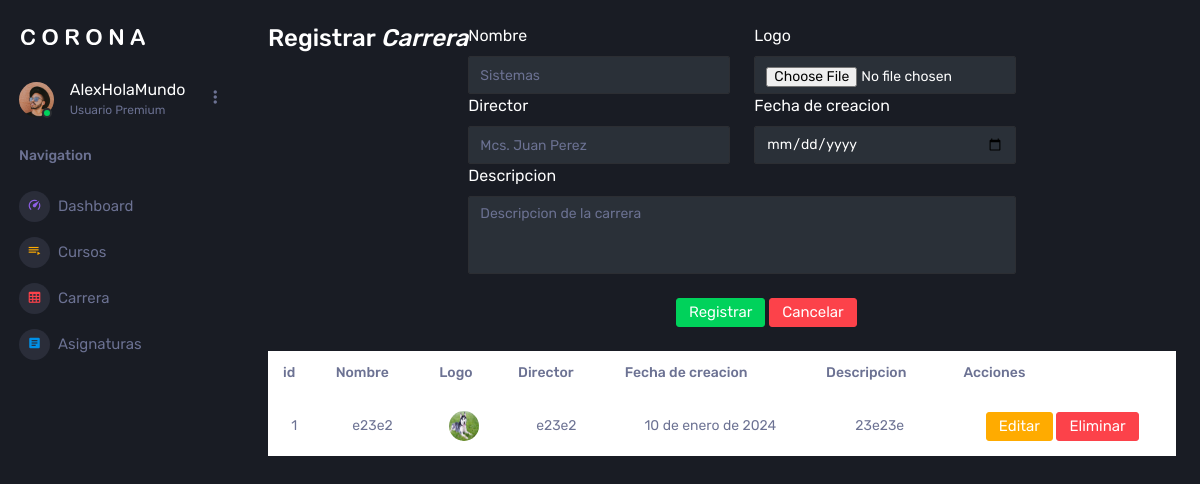
The app's page /listaCarrera/, older data.
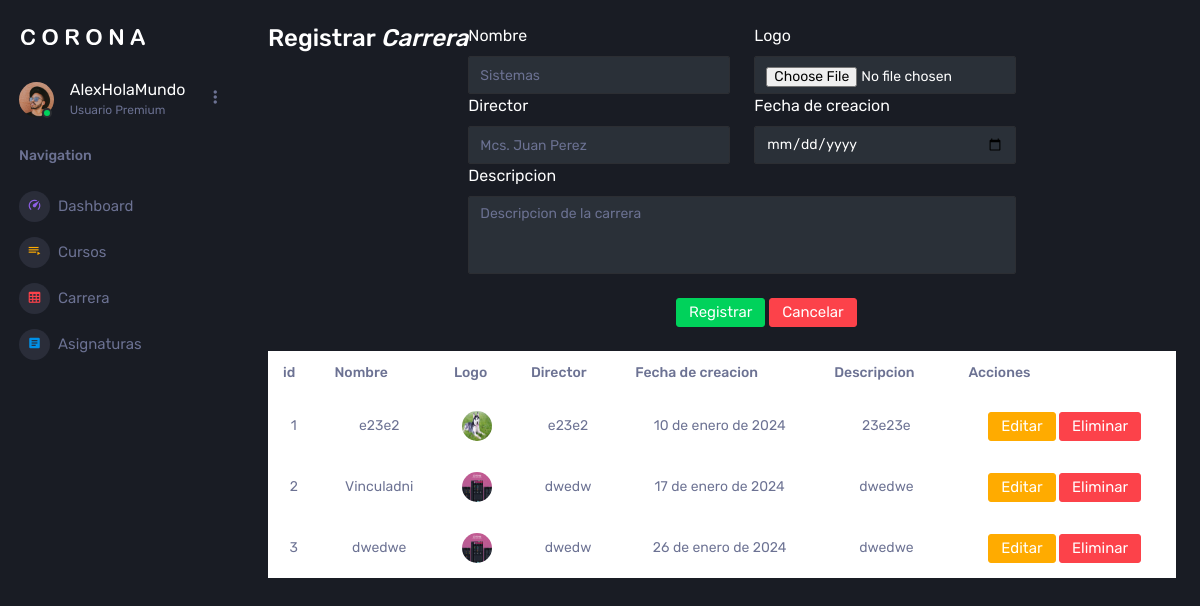
The same page, newer data.
### Aplicaciones/MatriculasWATT/models.py (models this page shows, shortened)
class carreraWATT(models.Model):
    idCarreraWATT = models.AutoField(primary_key=True)
    nombreCarreraWATT = models.CharField(max_length=50)
    logoCarreraWATT = models.ImageField(upload_to='logos',null=True, blank=True)
    directorCarreraWATT = models.CharField(max_length=50)
    fechaCreacionCarreraWATT = models.DateField()
    descripcionCarreraWATT = models.CharField(max_length=50)

### Aplicaciones/MatriculasWATT/views.py (the view)
# urls.py: path('listaCarrera/', views.listaCarrera),
def listaCarrera(request):
    carreraBdd=carreraWATT.objects.all()
    return render(request, 'listaCarrera.html', {
        'carreras': carreraBdd
    })

### Aplicaciones/MatriculasWATT/templates/listaCarrera.html (shortened to what this page needs)
{%extends './home.html'%} {%block contenido%} {% load static %}
<div class="container m-4">
  <div class="row">
    <h3 class="text-center">Registrar <em>Carrera</em></h3>
    <form
      id="formCarreraWATT"
      action="/crearCarrera/"
      method="POST"
      enctype="multipart/form-data"
    >
      <div class="row">
        <div class="col-md-6">
          <fieldset>
            <label for=""> Nombre</label>
            <input
              name="nombreCarreraWATT"
              id="nombreCarreraWATT"
              type="text"
              class="form-control"
              placeholder="Sistemas"
              required=""
            />
          </fieldset>
        </div>
        <div class="col-md-6">
          <fieldset>
            <label for="">Logo</label>
            <input
              name="logoCarreraWATT"
              id="logoCarreraWATT"
              type="file"
              accept="image/*"
              class="form-control"
              required=""
            />
          </fieldset>
        </div>
      </div>
      <div class="row">
        <div class="col-md-6">
          <fieldset>
            <label for="">Director</label>
            <input
              name="directorCarreraWATT"
              id="directorCarreraWATT"
              type="text"
              class="form-control"
              placeholder="Mcs. Juan Perez"
              required=""
            />
          </fieldset>
        </div>
        <div class="col-md-6">
          <fieldset>
            <label for="">Fecha de creacion</label>
            <input
              name="fechaCreacionCarreraWATT"
              id="fechaCreacionCarreraWATT"
              type="date"
              class="form-control"
              required=""
            />
          </fieldset>
        </div>
      </div>
      <div class="row">
        <div class="col-md-12">
          <fieldset>
            <label for="">Descripcion</label>
            <textarea
              name="descripcionCarreraWATT"
              id="descripcionCarreraWATT"
              rows="4"
              class="form-control"
              placeholder="Descripcion de la carrera"
              required=""
            ></textarea>
          </fieldset>
        </div>
      </div>
      <center class="col-md-12 m-4">
        <fieldset>
          <button type="submit" id="" class="btn btn-success">Registrar</button>
          <button type="reset" class="btn btn-danger">Cancelar</button>
        </fieldset>
      </center>
    </form>
  </div>
  <div class="row">
    <div class="table-responsive">
      <table class="table table-light bg-white" id="tableCarreras">
        <thead>
          <tr>
            <th scope="col">id</th>
            <th scope="col">Nombre</th>
            <th scope="col">Logo</th>
            <th scope="col">Director</th>
            <th scope="col">Fecha de creacion</th>
            <th scope="col">Descripcion</th>
            <th scope="col">Acciones</th>
          </tr>
        </thead>
        <tbody>
          {% for carrera in carreras %}
          <tr>
            <td class="text-center">{{carrera.idCarreraWATT}}</td>
            <td class="text-center">{{carrera.nombreCarreraWATT}}</td>
            <td class="text-center">
              {% if carrera.logoCarreraWATT %}
              <a href="{{carrera.logoCarreraWATT.url}}" target="_blank">
                <img
                  src="{{carrera.logoCarreraWATT.url}}"
                  alt=""
                  width="50px"
                  height="50px"
                />
              </a>
              {% else %}
              <b>N/A</b>
              {% endif %}
            </td>
            <td class="text-center">{{carrera.directorCarreraWATT}}</td>
            <td class="text-center">{{carrera.fechaCreacionCarreraWATT}}</td>
            <td class="text-center">{{carrera.descripcionCarreraWATT}}</td>
            <td class="text-center">
              <a
                href="/editarCarrera/{{carrera.idCarreraWATT}}"
                class="btn btn-warning"
              >
                Editar
              </a>
              <a
                href="javascript:void(0);"
                type="button"
                class="btn btn-danger"
                onclick="eliminarCarrera(' /eliminarCarrera/{{carrera.idCarreraWATT}} ')"
              >
                Eliminar
              </a>
            </td>
          </tr>
          {% endfor %}
        </tbody>
      </table>
    </div>
  </div>
</div>
{%endblock%}

### Aplicaciones/MatriculasWATT/templates/home.html (shortened to what this page needs)
{%load static%}
<!DOCTYPE html>
<html lang="es">
  <head>
    <link
      rel="stylesheet"
      href="{% static 'vendors/mdi/css/materialdesignicons.min.css' %}"
    />
    <link
      rel="stylesheet"
      href="{% static 'vendors/css/vendor.bundle.base.css' %}"
    />
    <link
      rel="stylesheet"
      href="{% static 'vendors/jvectormap/jquery-jvectormap.css' %}"
    />
    <link
      rel="stylesheet"
      href="{% static 'vendors/flag-icon-css/css/flag-icon.min.css' %}"
    />
    <link
      rel="stylesheet"
      href="{% static 'vendors/owl-carousel-2/owl.carousel.min.css' %}"
    />
    <link
      rel="stylesheet"
      href="{% static 'vendors/owl-carousel-2/owl.theme.default.min.css' %}"
    />
    <link rel="stylesheet" href="{% static 'css/style.css' %}" />
  </head>
  <body>
    <div class="container-scroller">
      <nav class="sidebar sidebar-offcanvas" id="sidebar">
        <div
          class="sidebar-brand-wrapper d-none d-lg-flex align-items-center justify-content-center fixed-top"
        >
          <a class="sidebar-brand brand-logo" href="/"
            ><img src="static/images/logo.svg" alt="logo"
          /></a>
        </div>
        <ul class="nav">
          <li class="nav-item profile">
            <div class="profile-desc">
              <div class="profile-pic">
                <div class="count-indicator">
                  <img
                    class="img-xs rounded-circle"
                    src="static/images/faces/face15.jpg"
                    alt=""
                  />
                  <span class="count bg-success"></span>
                </div>
                <div class="profile-name">
                  <h5 class="mb-0 font-weight-normal">AlexHolaMundo</h5>
                  <span>Usuario Premium</span>
                </div>
              </div>
              <a href="#" id="profile-dropdown" data-toggle="dropdown"
                ><i class="mdi mdi-dots-vertical"></i
              ></a>
            </div>
          </li>
          <li class="nav-item nav-category">
            <span class="nav-link">Navigation</span>
          </li>
          <li class="nav-item menu-items">
            <a class="nav-link" href="/">
              <span class="menu-icon">
                <i class="mdi mdi-speedometer"></i>
              </span>
              <span class="menu-title">Dashboard</span>
            </a>
          </li>
          <li class="nav-item menu-items">
            <a class="nav-link" href="/listaCurso">
              <span class="menu-icon">
                <i class="mdi mdi-playlist-play"></i>
              </span>
              <span class="menu-title">Cursos</span>
            </a>
          </li>
          <li class="nav-item menu-items">
            <a class="nav-link" href="/listaCarrera">
              <span class="menu-icon">
                <i class="mdi mdi-table-large"></i>
              </span>
              <span class="menu-title">Carrera</span>
            </a>
          </li>
          <li class="nav-item menu-items">
            <a class="nav-link" href="/listaAsignatura">
              <span class="menu-icon">
                <i class="mdi mdi-file-document-box"></i>
              </span>
              <span class="menu-title">Asignaturas</span>
            </a>
          </li>
        </ul>
      </nav>
      <div class="container-fluid page-body-wrapper">
        {% block contenido %} {% endblock %}
      </div>
    </div>
  </body>
</html>

Row changes from the older to the newer data that the page shows:
added carreraWATT: idCarreraWATT "2", nombreCarreraWATT "Vinculadni", logoCarreraWATT (picture), directorCarreraWATT "dwedw", fechaCreacionCarreraWATT "17 de enero de 2024", descripcionCarreraWATT "dwedwe"
added carreraWATT: idCarreraWATT "3", nombreCarreraWATT "dwedwe", logoCarreraWATT (picture), directorCarreraWATT "dwedw", fechaCreacionCarreraWATT "26 de enero de 2024", descripcionCarreraWATT "dwedwe"
